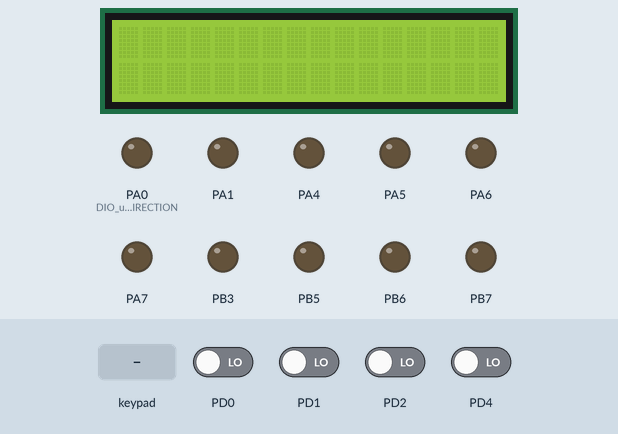
Simulated run of this program. Board: ATmega32, built with avr-gcc and emulated at 8 MHz. Shown: 16×2 character LCD, output pins drawn as LEDs (lit = HIGH). Wiring (inferred from the names in the program): 4×4 keypad with keys 7 8 9 / 4 5 6 * 1 2 3 - E 0 = +: rows PC5, PC4, PC3, PC2; columns PD3, PD5, PD6, PD7; character LCD (HD44780): RS PA3; E PA2; data PB0, PB1, PB2, PB4. The inputs (shaded band) are chosen by the test bench; at power-on: PD0–2, PD4 LOW. Pins used as bus, display or sensor lines are not drawn.

Above: at 1.2 s.
1.3 s: keypad keys 9 - 4 = pressed 0.4 s apart
At 3.5 s:
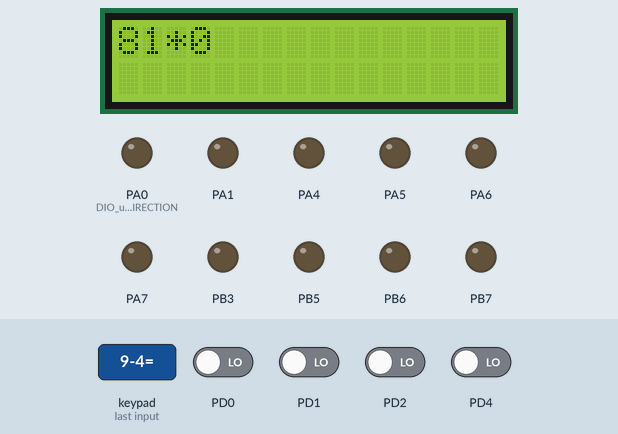
4.4 s: key '7' pressed
6.0 s: keypad keys 6 * 7 = pressed 0.4 s apart
At 8.3 s:
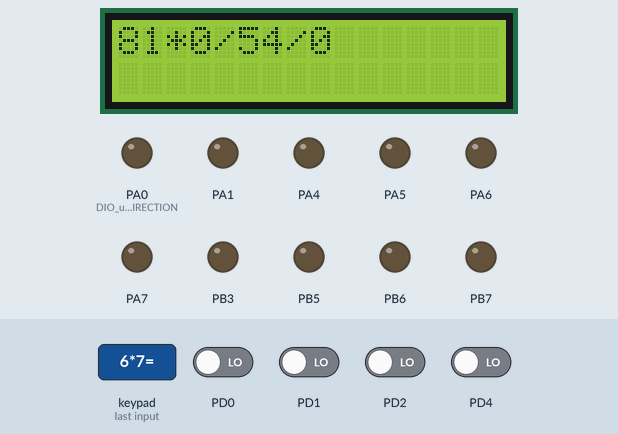
9.1 s: key '8' pressed
At 9.8 s:
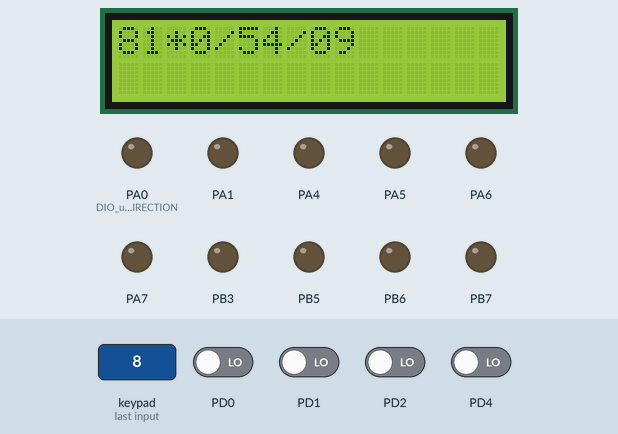
10.7 s: keypad keys 1 2 pressed 0.4 s apart
At 12.5 s:
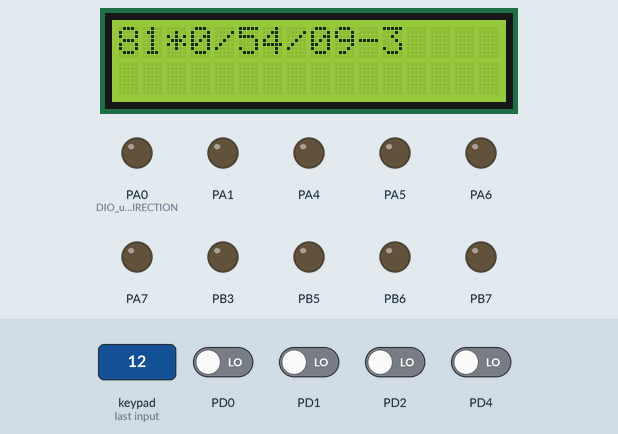
13.0 s: key '0' pressed
At 14.0 s:
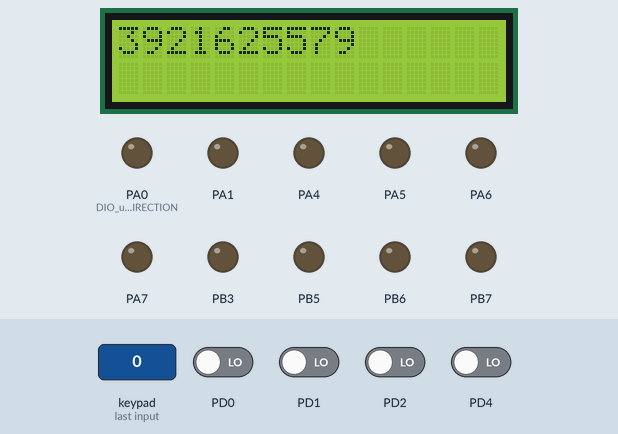
Timing chart, 0 to 15.7 s (numbered marks = the images above; inputs shaded):
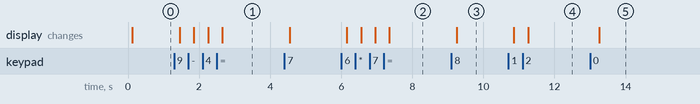

Measured:
- after the input at 1.3 s, the display: first changes after 0.16 s (image 1 shows a later state)
- after the input at 6.0 s, the display: first changes after 0.16 s (image 2 shows a later state)
- after the input at 9.1 s, the display: changes after 0.16 s (image 3)
- after the input at 10.7 s, the display: first changes after 0.16 s (image 4 shows a later state)
- after the input at 13.0 s, the display: changes after 0.26 s (image 5)

The program:

main.c
```c
/*
 * main.c
 *
 *  Created on: May 20, 2023
 *      Author: Kero
 */

#include "STD_TYPES.h"
#include "BIT_MATH.h"

#include "DIO_interface.h"

#include"LCD_interface.h"
#include"KPD_interface.h"

int main(void)
{
	u8 Local_u8Key = KPD_u8_KEY_NOT_PRESSED;
	DIO_voidInit();
	LCD_voidInit();
	u8 Local_Au8Equation[10];
	u8 Local_Index=0;
        u8 Local_u8Sign;
        u8 Local_u8SignOrder;
        u32 Local_u8FirstNum=0;
        u32 Local_u8SecNum=0;
        u32 Local_u8FullyNum=0;
	do
	{
		KPD_u8GetKeyState(&Local_u8Key);
		if((Local_u8Key != KPD_u8_KEY_NOT_PRESSED) && ((Local_u8Key >= '0') ||(Local_u8Key <='9')))
		{
			LCD_voidSendChar(Local_u8Key);
			Local_Au8Equation[Local_Index] = Local_u8Key;
			Local_Index++;
		}

	}while(Local_u8Key != '=');

	for(int i=0;i<Local_Index-1;i++)
	{
		if((Local_Au8Equation[i] =='+')||(Local_Au8Equation[i] =='-')||(Local_Au8Equation[i] =='*')||(Local_Au8Equation[i] =='/')||(Local_Au8Equation[i] =='%'))
		{
			Local_u8Sign = Local_Au8Equation[i];
			Local_u8SignOrder = i;
			break;
		}
	}
	for(int i=0;i<Local_u8SignOrder;i++)
	{
		 Local_u8FirstNum =(Local_u8FirstNum *10)+(Local_Au8Equation[i]-'0');
	}
	for(int i=Local_u8SignOrder+1;i<Local_Index-1;i++)
	{
		 Local_u8SecNum =(Local_u8SecNum *10)+(Local_Au8Equation[i]-'0');
	}
	switch(Local_u8Sign)
	{
		case'+':{
					Local_u8FullyNum = Local_u8FirstNum + Local_u8SecNum;
					LCD_voidClearScreen();
					LCD_voidSendNum(Local_u8FullyNum);
				 }break;

		case'-':{
					Local_u8FullyNum = Local_u8FirstNum - Local_u8SecNum;
					LCD_voidClearScreen();
					LCD_voidSendNum(Local_u8FullyNum);
				}break;

		case'*':{
					Local_u8FullyNum = Local_u8FirstNum * Local_u8SecNum;
					LCD_voidClearScreen();
					LCD_voidSendNum(Local_u8FullyNum);
				}break;

		case'/':{
				   if(Local_u8SecNum == 0)
				   {
					  LCD_voidSendStr("ERROR");
				   }
				   else
				   {
					   Local_u8FullyNum = Local_u8FirstNum / Local_u8SecNum;
					   LCD_voidClearScreen();
					   LCD_voidSendNum(Local_u8FullyNum);
				   }
				}break;

		case'%':{
				  Local_u8FullyNum = Local_u8FirstNum % Local_u8SecNum;
				  LCD_voidClearScreen();
				  LCD_voidSendNum(Local_u8FullyNum);
				}break;
	}

	Local_u8Key = KPD_u8_KEY_NOT_PRESSED;
	while(1)
	{
		Local_u8FirstNum = Local_u8FullyNum;
		Local_u8Sign = KPD_u8_KEY_NOT_PRESSED;

		while(Local_u8Sign == KPD_u8_KEY_NOT_PRESSED)
		{
			KPD_u8GetKeyState(&Local_u8Sign);
		}
		LCD_voidSendChar(Local_u8Sign);

		Local_u8Key = KPD_u8_KEY_NOT_PRESSED;
		Local_u8SecNum=0;
		while(Local_u8Key != '=')
		{
			KPD_u8GetKeyState(&Local_u8Key);
			if((Local_u8Key != KPD_u8_KEY_NOT_PRESSED) && (Local_u8Key != '='))
			{
				Local_u8SecNum =(Local_u8SecNum *10)+(Local_u8Key-'0');
				LCD_voidSendChar(Local_u8Key);
			}
		}
		LCD_voidSendChar('=');
		switch(Local_u8Sign)
		{
			case'+':{
						Local_u8FullyNum = Local_u8FirstNum + Local_u8SecNum;
						LCD_voidClearScreen();
						LCD_voidSendNum(Local_u8FullyNum);
					 }break;

			case'-':{
						Local_u8FullyNum = Local_u8FirstNum - Local_u8SecNum;
						LCD_voidClearScreen();
						LCD_voidSendNum(Local_u8FullyNum);
					}break;

			case'*':{
						Local_u8FullyNum = Local_u8FirstNum * Local_u8SecNum;
						LCD_voidClearScreen();
						LCD_voidSendNum(Local_u8FullyNum);
					}break;

			case'/':{
					   if(Local_u8SecNum == 0)
					   {
						  LCD_voidSendStr("ERROR");
					   }
					   else
					   {
						   Local_u8FullyNum = Local_u8FirstNum / Local_u8SecNum;
						   LCD_voidClearScreen();
						   LCD_voidSendNum(Local_u8FullyNum);
					   }
					}break;

			case'%':{
					  Local_u8FullyNum = Local_u8FirstNum % Local_u8SecNum;
					  LCD_voidClearScreen();
					  LCD_voidSendNum(Local_u8FullyNum);
					}break;
		}
	}

	return 0;
}
```

KPD_interface.h
```c
/******************************************/
/********** name    : kerollos samaan *****/
/********** date    : 18/9/2022        *****/
/********** SWC     : KPD             *****/
/********** verison : v-1             *****/
/******************************************/
#ifndef KPD_INTERFACE_H
#define KPD_INTERFACE_H

#define KPD_u8_KEY_NOT_PRESSED   0xff
u8 KPD_u8GetKeyState(u8* Copy_pu8ReturnedKey);

#endif
```

KPD_program.c
```c
/******************************************/
/********** name    : kerollos samaan *****/
/********** date    : 18/9/2022        *****/
/********** SWC     : KPD             *****/
/********** verison : v-1             *****/
/******************************************/
#include "STD_TYPES.h"
#include "BIT_MATH.h"
#define F_CPU  8000000UL
#include <util/delay.h>

#include "DIO_interface.h"

#include "KPD_interface.h"
#include "KPD_private.h"
#include "KPD_config.h"

static const u8 KPD_Au8Key[4][4]=KPD_u8_KEYS;

static const u8 KPD_Au8RowsPins[4]={KPD_u8_R1_PIN,KPD_u8_R2_PIN,KPD_u8_R3_PIN,KPD_u8_R4_PIN};

static const u8 KPD_Au8ColsPins[4]={KPD_u8_C1_PIN,KPD_u8_C2_PIN,KPD_u8_C3_PIN,KPD_u8_C4_PIN};

u8 KPD_u8GetKeyState(u8* Copy_pu8ReturnedKey)
{
	u8 Local_u8ErrorState = STD_TYPES_OK;
	u8 Local_u8RowCounter;
	u8 Local_u8ColCounter;
	u8 Local_u8PinValue;
	u8 Local_u8Flag = 0;
	if(Copy_pu8ReturnedKey != NULL)
	{
		*Copy_pu8ReturnedKey =KPD_u8_KEY_NOT_PRESSED;
		for(Local_u8RowCounter=0 ;Local_u8RowCounter<=3 ;Local_u8RowCounter++)
		{
			DIO_u8SetPinValue(KPD_u8_ROW_PORT,KPD_Au8RowsPins[Local_u8RowCounter],DIO_u8_LOW);
			for(Local_u8ColCounter=0 ;Local_u8ColCounter<=3 ;Local_u8ColCounter++)
			{
				DIO_u8GetPinValue(KPD_u8_COL_PORT,KPD_Au8ColsPins[Local_u8ColCounter],&Local_u8PinValue);
				if(Local_u8PinValue == DIO_u8_LOW)
				{
					/*Debouncing*/
					_delay_ms(20);
					/*Check Agian if Pin Value is Low*/
					DIO_u8GetPinValue(KPD_u8_COL_PORT,KPD_Au8ColsPins[Local_u8ColCounter],&Local_u8PinValue);
					while(Local_u8PinValue == DIO_u8_LOW)
					{
						DIO_u8GetPinValue(KPD_u8_COL_PORT,KPD_Au8ColsPins[Local_u8ColCounter],&Local_u8PinValue);
					}
					*Copy_pu8ReturnedKey = KPD_Au8Key[Local_u8RowCounter][Local_u8ColCounter];
					Local_u8Flag = 1;
					break;
				}
			}
			DIO_u8SetPinValue(KPD_u8_ROW_PORT,KPD_Au8RowsPins[Local_u8RowCounter],DIO_u8_HIGH);
			if(Local_u8Flag == 1)
			{
			    break;
			}
		}
	}
	else
	{
	  Local_u8ErrorState = STD_TYPES_NOK;
	}
	return Local_u8ErrorState;

}
```

KPD_config.h
```c
/******************************************/
/********** name    : kerollos samaan *****/
/********** date    : 18/9/2022        *****/
/********** SWC     : KPD             *****/
/********** verison : v-1             *****/
/******************************************/
#ifndef KPD_CONFIG_H
#define KPD_CONFIG_H
#define KPD_u8_KEYS      {{'7','8','9','/'},\
	                      {'4','5','6','*'},\
	                      {'1','2','3','-'},\
	                      {'E','0','=','+'}}

#define KPD_u8_ROW_PORT       DIO_u8_PORTC
#define KPD_u8_COL_PORT       DIO_u8_PORTD

#define KPD_u8_R1_PIN     DIO_u8_PIN5
#define KPD_u8_R2_PIN     DIO_u8_PIN4
#define KPD_u8_R3_PIN     DIO_u8_PIN3
#define KPD_u8_R4_PIN     DIO_u8_PIN2

#define KPD_u8_C1_PIN     DIO_u8_PIN7
#define KPD_u8_C2_PIN     DIO_u8_PIN6
#define KPD_u8_C3_PIN     DIO_u8_PIN5
#define KPD_u8_C4_PIN     DIO_u8_PIN3


#endif
```

LCD_config.h
```c
/******************************************/
/********** name    : kerollos samaan *****/
/********** date    : 10/9/2022        *****/
/********** SWC     : LCD             *****/
/********** verison : v-1             *****/
/******************************************/

#ifndef LCD_CONFIG_H
#define LCD_CONFIG_H

#define LCD_RS_PORT      DIO_u8_PORTA

#define LCD_EN_PORT      DIO_u8_PORTA

#define LCD_DATA_PORT    DIO_u8_PORTB

#define LCD_RS_PIN       DIO_u8_PIN3

#define LCD_EN_PIN       DIO_u8_PIN2

#define LCD_DB4_PIN       DIO_u8_PIN0
#define LCD_DB5_PIN       DIO_u8_PIN1
#define LCD_DB6_PIN       DIO_u8_PIN2
#define LCD_DB7_PIN       DIO_u8_PIN4

/*Option 1-CURSOR_ENABLE
         2-CURSOR_DISABLE */

#define CURSOR_DISPLAY    CURSOR_DISABLE
/*****************************************************************************************************************************/
/*****************************************************************************************************************************/
/*Option 1-CURSOR_BLINK_ON
         2-CURSOR_BLINK_OFF */

#define CURSOR_BLINK  	CURSOR_BLINK_OFF
#endif
```

LCD_interface.h
```c
/******************************************/
/********** name    : kerollos samaan *****/
/********** date    : 10/9/2022        *****/
/********** SWC     : LCD            *****/
/********** verison : v-1             *****/
/******************************************/

#ifndef LCD_INTERFACE_H
#define LCD_INTERFACE_H

#define LCD_u8_LINE_1   1
#define LCD_u8_LINE_2   2
#define LCD_u8_LINE_3   3
#define LCD_u8_LINE_4   4


void LCD_voidInit           (void);

void LCD_voidClearScreen    (void);

void LCD_voidSendCmnd       (u8  Copy_u8Cmnd);

void LCD_voidSendChar       (u8  Copy_u8Char);

void LCD_voidSendStr        (u8* Copy_pu8Str );

void LCD_voidSendNum        (u32 Copy_u32Num );

void LCD_voidShiftRight     (void);

void LCD_voidShiftLeft      (void);

                             /*CharNum:0--->7*/                         /*LineNum:1or2*/       /*Location:0-->39*/
u8 LCD_u8SendSpecialChar    (u8 Copy_u8CharNum , u8* Copy_pu8CharShape ,u8  Copy_u8LineNum , u8 Copy_u8Location );

u8   LCD_u8GoToXY           (u8  Copy_u8LineNum , u8 Copy_u8Location);

#endif
```

BIT_MATH.h
```c
/*****************************************************************************/
/*Auher  :  Kerollos Samaan                                                  */
/*Verion :  V01                                                              */
/*Date   :  14/01/2021                                                       */
/*****************************************************************************/

#ifndef  BIT_MATH_H
#define  BIT_MATH_H

#define  SET_BIT(VAR,BIT)     VAR  |=  (1<< BIT)
#define  CLR_BIT(VAR,BIT)     VAR  &= ~(1<< BIT)
#define  GET_BIT(VAR,BIT)     ((VAR >>  BIT)&1 )
#define  TOG_BIT(VAR,BIT)     VAR  ^=  (1 << BIT)

#endif
```

DIO_config.h
```c
/******************************************/
/********** name    : kerollos samaan *****/
/********** date    : 8/9/2022        *****/
/********** SWC     : DIO             *****/
/********** verison : v-1             *****/
/******************************************/


#ifndef DIO_CONFIG_H
#define DIO_CONFIG_H

/* Intial Directions For All Pins */

/* Options:  DIO_u8_INTIAL_OUTPUT
          :  DIO_u8_INTIAL_INPUT */

/* PORTA */
#define  DIO_u8_PA0_INTIAL_DIRECTION                    DIO_u8_INTIAL_OUTPUT
#define  DIO_u8_PA1_INTIAL_DIRECTION                    DIO_u8_INTIAL_OUTPUT
#define  DIO_u8_PA2_INTIAL_DIRECTION                    DIO_u8_INTIAL_OUTPUT
#define  DIO_u8_PA3_INTIAL_DIRECTION                    DIO_u8_INTIAL_OUTPUT
#define  DIO_u8_PA4_INTIAL_DIRECTION                    DIO_u8_INTIAL_OUTPUT
#define  DIO_u8_PA5_INTIAL_DIRECTION                    DIO_u8_INTIAL_OUTPUT
#define  DIO_u8_PA6_INTIAL_DIRECTION                    DIO_u8_INTIAL_OUTPUT
#define  DIO_u8_PA7_INTIAL_DIRECTION                    DIO_u8_INTIAL_OUTPUT

/* PORTB */
#define  DIO_u8_PB0_INTIAL_DIRECTION                    DIO_u8_INTIAL_OUTPUT
#define  DIO_u8_PB1_INTIAL_DIRECTION                    DIO_u8_INTIAL_OUTPUT
#define  DIO_u8_PB2_INTIAL_DIRECTION                    DIO_u8_INTIAL_OUTPUT
#define  DIO_u8_PB3_INTIAL_DIRECTION                    DIO_u8_INTIAL_OUTPUT
#define  DIO_u8_PB4_INTIAL_DIRECTION                    DIO_u8_INTIAL_OUTPUT
#define  DIO_u8_PB5_INTIAL_DIRECTION                    DIO_u8_INTIAL_OUTPUT
#define  DIO_u8_PB6_INTIAL_DIRECTION                    DIO_u8_INTIAL_OUTPUT
#define  DIO_u8_PB7_INTIAL_DIRECTION                    DIO_u8_INTIAL_OUTPUT

/* PORTC */
#define  DIO_u8_PC0_INTIAL_DIRECTION                    DIO_u8_INTIAL_INPUT
#define  DIO_u8_PC1_INTIAL_DIRECTION                    DIO_u8_INTIAL_INPUT
#define  DIO_u8_PC2_INTIAL_DIRECTION                    DIO_u8_INTIAL_OUTPUT   //R4
#define  DIO_u8_PC3_INTIAL_DIRECTION                    DIO_u8_INTIAL_OUTPUT   //R3
#define  DIO_u8_PC4_INTIAL_DIRECTION                    DIO_u8_INTIAL_OUTPUT   //R2
#define  DIO_u8_PC5_INTIAL_DIRECTION                    DIO_u8_INTIAL_OUTPUT   //R1
#define  DIO_u8_PC6_INTIAL_DIRECTION                    DIO_u8_INTIAL_INPUT
#define  DIO_u8_PC7_INTIAL_DIRECTION                    DIO_u8_INTIAL_INPUT

/* PORTD */
#define  DIO_u8_PD0_INTIAL_DIRECTION                     DIO_u8_INTIAL_INPUT
#define  DIO_u8_PD1_INTIAL_DIRECTION                     DIO_u8_INTIAL_INPUT
#define  DIO_u8_PD2_INTIAL_DIRECTION                     DIO_u8_INTIAL_INPUT
#define  DIO_u8_PD3_INTIAL_DIRECTION                     DIO_u8_INTIAL_INPUT
#define  DIO_u8_PD4_INTIAL_DIRECTION                     DIO_u8_INTIAL_INPUT
#define  DIO_u8_PD5_INTIAL_DIRECTION                     DIO_u8_INTIAL_INPUT
#define  DIO_u8_PD6_INTIAL_DIRECTION                     DIO_u8_INTIAL_INPUT
#define  DIO_u8_PD7_INTIAL_DIRECTION                     DIO_u8_INTIAL_INPUT


/* Intial Values For All Pins */

/* Options: DIO_u8_OUTPUT_LOW
	      : DIO_u8_OUTPUT_HIGH
          : DIO_u8_INPUT_FLOATING
	      : DIO_u8_INPUT_PULLUP */

/* PORTA */
#define  DIO_u8_PA0_INTIAL_VALUE                     DIO_u8_OUTPUT_LOW
#define  DIO_u8_PA1_INTIAL_VALUE                     DIO_u8_OUTPUT_LOW
#define  DIO_u8_PA2_INTIAL_VALUE                     DIO_u8_OUTPUT_LOW
#define  DIO_u8_PA3_INTIAL_VALUE                     DIO_u8_OUTPUT_LOW
#define  DIO_u8_PA4_INTIAL_VALUE                     DIO_u8_OUTPUT_LOW
#define  DIO_u8_PA5_INTIAL_VALUE                     DIO_u8_OUTPUT_LOW
#define  DIO_u8_PA6_INTIAL_VALUE                     DIO_u8_OUTPUT_LOW
#define  DIO_u8_PA7_INTIAL_VALUE                     DIO_u8_OUTPUT_LOW


/* PORTB */
#define  DIO_u8_PB0_INTIAL_VALUE                       DIO_u8_OUTPUT_HIGH
#define  DIO_u8_PB1_INTIAL_VALUE                       DIO_u8_OUTPUT_HIGH
#define  DIO_u8_PB2_INTIAL_VALUE                       DIO_u8_OUTPUT_HIGH
#define  DIO_u8_PB3_INTIAL_VALUE                       DIO_u8_OUTPUT_LOW
#define  DIO_u8_PB4_INTIAL_VALUE                       DIO_u8_OUTPUT_HIGH
#define  DIO_u8_PB5_INTIAL_VALUE                       DIO_u8_OUTPUT_LOW
#define  DIO_u8_PB6_INTIAL_VALUE                       DIO_u8_OUTPUT_LOW
#define  DIO_u8_PB7_INTIAL_VALUE                       DIO_u8_OUTPUT_LOW


/* PORTC */
#define  DIO_u8_PC0_INTIAL_VALUE                       DIO_u8_INPUT_FLOATING
#define  DIO_u8_PC1_INTIAL_VALUE                       DIO_u8_INPUT_FLOATING
#define  DIO_u8_PC2_INTIAL_VALUE                       DIO_u8_OUTPUT_HIGH
#define  DIO_u8_PC3_INTIAL_VALUE                       DIO_u8_OUTPUT_HIGH
#define  DIO_u8_PC4_INTIAL_VALUE                       DIO_u8_OUTPUT_HIGH
#define  DIO_u8_PC5_INTIAL_VALUE                       DIO_u8_OUTPUT_HIGH
#define  DIO_u8_PC6_INTIAL_VALUE                       DIO_u8_INPUT_FLOATING
#define  DIO_u8_PC7_INTIAL_VALUE                       DIO_u8_INPUT_FLOATING


/* PORTD */
#define  DIO_u8_PD0_INTIAL_VALUE                       DIO_u8_INPUT_FLOATING
#define  DIO_u8_PD1_INTIAL_VALUE                       DIO_u8_INPUT_FLOATING
#define  DIO_u8_PD2_INTIAL_VALUE                       DIO_u8_INPUT_FLOATING
#define  DIO_u8_PD3_INTIAL_VALUE                       DIO_u8_INPUT_PULLUP
#define  DIO_u8_PD4_INTIAL_VALUE                       DIO_u8_INPUT_FLOATING
#define  DIO_u8_PD5_INTIAL_VALUE                       DIO_u8_INPUT_PULLUP
#define  DIO_u8_PD6_INTIAL_VALUE                       DIO_u8_INPUT_PULLUP
#define  DIO_u8_PD7_INTIAL_VALUE                       DIO_u8_INPUT_PULLUP

#endif
```

DIO_interface.h
```c
/******************************************/
/********** name    : kerollos samaan *****/
/********** date    : 8/9/2022        *****/
/********** SWC     : DIO             *****/
/********** verison : v-1             *****/
/******************************************/


#ifndef DIO_INTERFACE_H
#define DIO_INTERFACE_H

/*Macro For Ports*/
#define  DIO_u8_PORTA   0
#define  DIO_u8_PORTB   1
#define  DIO_u8_PORTC   2
#define  DIO_u8_PORTD   3

/*Macro For PINS*/
#define  DIO_u8_PIN0    0
#define  DIO_u8_PIN1	1
#define  DIO_u8_PIN2	2
#define  DIO_u8_PIN3	3
#define  DIO_u8_PIN4	4
#define  DIO_u8_PIN5	5
#define  DIO_u8_PIN6	6
#define  DIO_u8_PIN7	7

/*Macro For Pin Direction*/

#define  DIO_u8_OUTPUT  1
#define  DIO_u8_INPUT   0

/*Macro For Pin Value*/

#define  DIO_u8_HIGH  1
#define  DIO_u8_LOW   0


void DIO_voidInit(void);

u8   DIO_u8SetPinDirection   (u8 Copy_u8PortId, u8 Copy_u8PinId, u8 Copy_PinDirection);

u8   DIO_u8SetPinValue       (u8 Copy_u8PortId, u8 Copy_u8PinId, u8 Copy_PinValue);

u8   DIO_u8GetPinValue       (u8 Copy_u8PortId, u8 Copy_u8PinId, u8 * Copy_pu8ReturnedPinValue );

u8   DIO_u8SetPortDirection  (u8 Copy_u8PortId, u8 Copy_PortDirection);

u8   DIO_u8SetPortValue      (u8 Copy_u8PortId, u8 Copy_PortValue);

u8   DIO_u8GetPortValue      (u8 Copy_u8PortId, u8 * Copy_pu8ReturnedPortValue );

u8   DIO_u8TogglePin		 (u8 Copy_u8PortId, u8 Copy_u8PinId );

u8   DIO_u8SendMostNebble    (u8 Copy_u8PortId, u8 Copy_u8Status );

u8   DIO_u8SendLeastNebble   (u8 Copy_u8PortId, u8 Copy_u8Status);

#endif 
```

DIO_private.h
```c
	/******************************************/
/********** name    : kerollos samaan *****/
/********** date    : 8/9/2022        *****/
/********** SWC     : DIO             *****/
/********** verison : v-1             *****/
/******************************************/


#ifndef DIO_PRIVATE_H
#define DIO_PRIVATE_H

#define  DIO_u8_PORTA_REG      *((volatile u8 *)0x3B)
#define  DIO_u8_DDRA_REG       *((volatile u8 *)0x3A)
#define  DIO_u8_PINA_REG       *((volatile u8 *)0x39)

#define  DIO_u8_PORTB_REG      *((volatile u8 *)0x38)
#define  DIO_u8_DDRB_REG       *((volatile u8 *)0x37)
#define  DIO_u8_PINB_REG       *((volatile u8 *)0x36)

#define  DIO_u8_PORTC_REG      *((volatile u8 *)0x35)
#define  DIO_u8_DDRC_REG       *((volatile u8 *)0x34)
#define  DIO_u8_PINC_REG       *((volatile u8 *)0x33)

#define  DIO_u8_PORTD_REG      *((volatile u8 *)0x32)
#define  DIO_u8_DDRD_REG       *((volatile u8 *)0x31)
#define  DIO_u8_PIND_REG       *((volatile u8 *)0x30)


/*MACROS FOR PIN DIRECTION*/
#define  DIO_u8_INTIAL_OUTPUT      1
#define  DIO_u8_INTIAL_INPUT       0

/*MACROS FOR PIN VALUE*/
#define  DIO_u8_OUTPUT_LOW         0
#define  DIO_u8_OUTPUT_HIGH	       1
#define  DIO_u8_INPUT_FLOATING     0
#define	 DIO_u8_INPUT_PULLUP       1

#define  CONC(B7,B6,B5,B4,B3,B2,B1,B0)               HELP_CONC(B7,B6,B5,B4,B3,B2,B1,B0)
#define  HELP_CONC(B7,B6,B5,B4,B3,B2,B1,B0)          0b##B7##B6##B5##B4##B3##B2##B1##B0


#endif
```

Source omitted: LCD_program.c (9486 bytes), DIO_program.c (11419 bytes), KPD_private.h (0 bytes), LCD_private.h (475 bytes), STD_TYPES.h (834 bytes)
